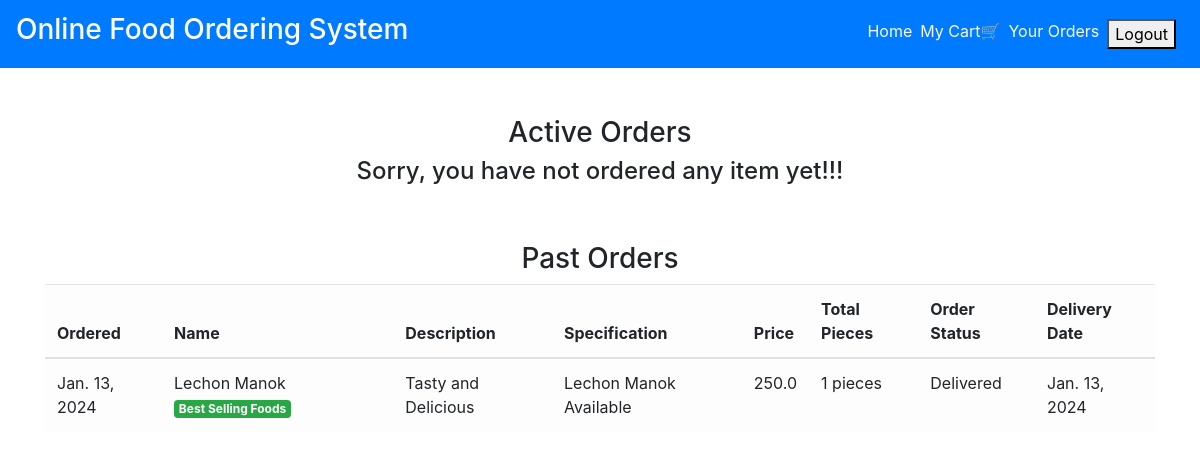
/order_details/ (signed in), run on the app's committed database.
### main/models.py (models this page shows, shortened)
class CartItems(models.Model):
    ORDER_STATUS = (
        ('Active', 'Active'),
        ('Delivered', 'Delivered')
    )
    user = models.ForeignKey(User, on_delete=models.CASCADE)
    item = models.ForeignKey(Item, on_delete=models.CASCADE)
    ordered = models.BooleanField(default=False)
    quantity = models.IntegerField(default=1)
    ordered_date = models.DateField(default=timezone.now)
    status = models.CharField(max_length=20, choices=ORDER_STATUS, default='Active')
    delivery_date = models.DateField(default=timezone.now)
    class Meta:
        verbose_name = 'Cart Item'
        verbose_name_plural = 'Cart Items'

class Item(models.Model):
    LABELS = (
        ('Best Selling Foods', 'Best Selling Foods'),
        ('New Food', 'New Food'),
        ('Spicy Foods🔥', 'Spicy Foods🔥'),
    )
    LABEL_COLOUR = (
        ('danger', 'danger'),
        ('success', 'success'),
        ('primary', 'primary'),
        ('info', 'info'),
        ('warning', 'warning'),
    )
    title = models.CharField(max_length=150)
    description = models.CharField(max_length=250,blank=True)
    price = models.FloatField()
    pieces = models.IntegerField(default=6)
    instructions = models.CharField(max_length=250,default="Available")
    image = models.ImageField(default='default.png', upload_to='images/')
    labels = models.CharField(max_length=25, choices=LABELS, blank=True)
    label_colour = models.CharField(max_length=15, choices=LABEL_COLOUR, blank=True)
    slug = models.SlugField(default="foods")
    created_by = models.ForeignKey(User, on_delete=models.CASCADE)

### main/views.py (the view)
# urls.py: path('order_details/', views.order_details, name='order_details'),
@login_required
def order_details(request):
    items = CartItems.objects.filter(user=request.user, ordered=True,status="Active").order_by('-ordered_date')
    cart_items = CartItems.objects.filter(user=request.user, ordered=True,status="Delivered").order_by('-ordered_date')
    bill = items.aggregate(Sum('item__price'))
    number = items.aggregate(Sum('quantity'))
    pieces = items.aggregate(Sum('item__pieces'))
    total = bill.get("item__price__sum")
    count = number.get("quantity__sum")
    total_pieces = pieces.get("item__pieces__sum")
    context = {
        'items':items,
        'cart_items':cart_items,
        'total': total,
        'count': count,
        'total_pieces': total_pieces
    }
    return render(request, 'main/order_details.html', context)

### main/templatetags/get_group.py (called while the page is built)
@register.filter(name='has_group')
def has_group(user, group_name):
    return user.groups.filter(name=group_name).exists()

### main/templates/main/order_details.html
{% extends "main/layout.html" %}
{% block content %}
<div class="cart">
    <div class="container">
        <div class="row">
            <div class="col-sm-12 mt-5">
                <h3 class="text-center">Active Orders</h3>
                {% if items %}
                <h4 class="text-center">Total Bill Amount: {{total}} for {{ count }} Orders.</h4>
                <h6 class="text-center">Please Pay Either via ATM or Credit Card or Cash on Delivery!</h6>
                <div class="table-responsive">
                    <table class="table table-light">
                        <thead>
                        <tr>
                            <th scope="col">Ordered</th>
                            <th scope="col">Name</th>
                            <th scope="col">Description</th>
                            <th scope="col">Specification</th>
                            <th scope="col">Price</th>
                            <th scope="col">Total Pieces</th>
                            <th scope="col">Order Status</th>
                        </tr>
                        </thead>
                        <tbody>
                            {% for item_active in items %}
                        <tr>
                            <td>{{ item_active.ordered_date }}</td>
                            <td>{{ item_active.item.title }} <span class="badge badge-{{ item_active.item.label_colour }}">{{ item_active.item.labels }}</span></td>
                            <td>{{ item_active.item.description }}</td>
                            <td>{{ item_active.item.instructions }}</td>
                            <td>{{ item_active.item.price }}</td>
                            <td>{{ item_active.item.pieces }} pieces</td>
                            <td>{{ item_active.status }}</td>
                        </tr>
                            {% endfor %}
                        </tbody>
                    </table>
                </div>
                {% else %}
                <h4 class="text-center">Sorry, you have not ordered any item yet!!!</h4>
                {% endif %}
            </div>
        </div>
        <div class="row">
            <div class="col-sm-12 mt-5">
                <h3 class="text-center">Past Orders</h3>
                {% if cart_items %}
                <div class="table-responsive">
                    <table class="table table-light">
                        <thead>
                        <tr>
                            <th scope="col">Ordered</th>
                            <th scope="col">Name</th>
                            <th scope="col">Description</th>
                            <th scope="col">Specification</th>
                            <th scope="col">Price</th>
                            <th scope="col">Total Pieces</th>
                            <th scope="col">Order Status</th>
                            <th scope="col">Delivery Date</th>
                        </tr>
                        </thead>
                        <tbody>
                            {% for cart in cart_items %}
                        <tr>
                            <td>{{ cart.ordered_date }}</td>
                            <td>{{ cart.item.title }} <span class="badge badge-{{ cart.item.label_colour }}">{{ cart.item.labels }}</span></td>
                            <td>{{ cart.item.description }}</td>
                            <td>{{ cart.item.instructions }}</td>
                            <td>{{ cart.item.price }}</td>
                            <td>{{ cart.item.pieces }} pieces</td>
                            <td>{{ cart.status }}</td>
                            <td>{{ cart.delivery_date }}</td>
                        </tr>
                            {% endfor %}
                        </tbody>
                    </table>
                </div>
                {% else %}
                <h4 class="text-center">Sorry, you have not ordered any item yet!!!</h4>
                {% endif %}
            </div>
        </div>
    </div>
</div>
{% endblock content %}

### data on the page
CartItems: ordered_date "Jan. 13, 2024", item "Lechon Manok", item.labels "Best Selling Foods", item.description "Tasty and Delicious", item.instructions "Lechon Manok Available", item.price "250.0", item.pieces "1", status "Delivered", delivery_date "Jan. 13, 2024"
